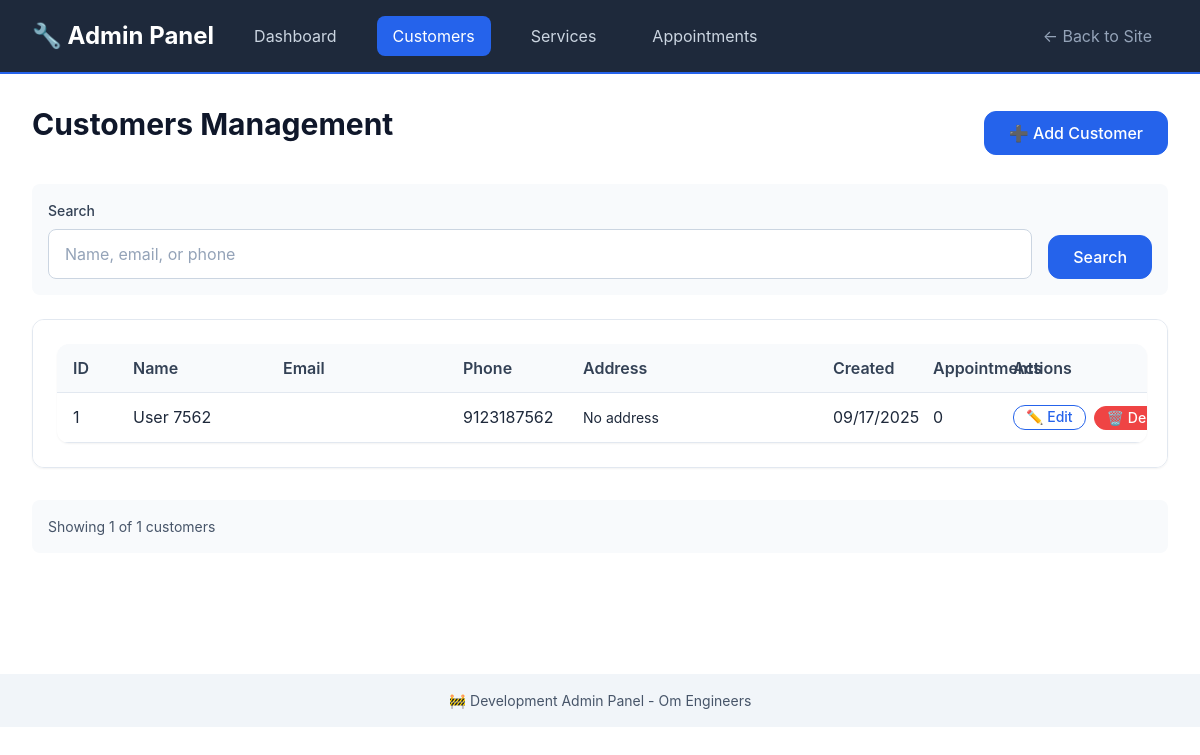
Before: /admin/customers with the older database file.
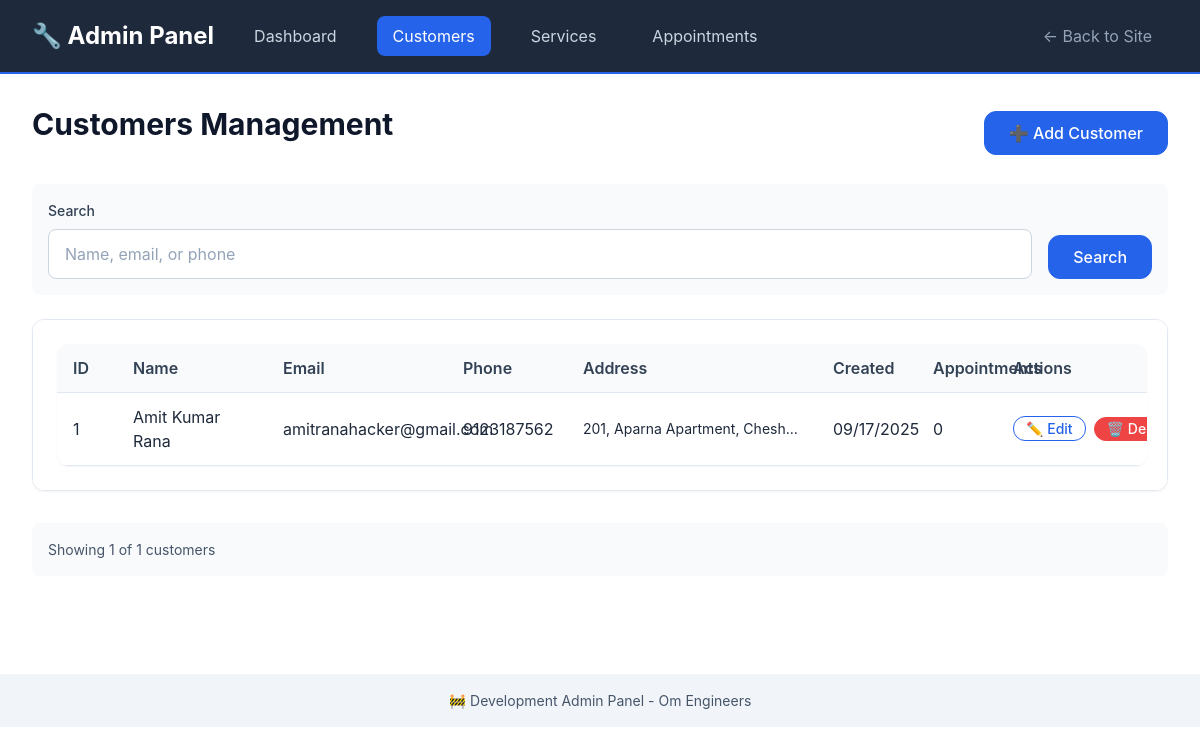
After: the same page with the newer database file.
### models/customer_db.py (models this page shows, shortened)
class Customer(db.Model):
    __tablename__ = 'customers'
    id: Mapped[int] = mapped_column(primary_key=True)
    name: Mapped[str] = mapped_column(String(100), nullable=False)
    email: Mapped[str] = mapped_column(String(120), nullable=True, index=True)
    phone: Mapped[str] = mapped_column(String(20), nullable=False, index=True)
    address: Mapped[str] = mapped_column(Text, nullable=True)
    created_at: Mapped[datetime] = mapped_column(DateTime, default=datetime.utcnow)
    updated_at: Mapped[datetime] = mapped_column(DateTime, default=datetime.utcnow, onupdate=datetime.utcnow)
    appointments = db.relationship('Appointment', back_populates='customer', cascade='all, delete-orphan')

### routes/admin.py (the view, shortened to what this page needs)
@admin_bp.route('/customers')
def customers():
    search = request.args.get('search', '')
    page = request.args.get('page', 1, type=int)
    query = Customer.query
    customers = query.order_by(Customer.created_at.desc()).paginate(
        page=page, per_page=20, error_out=False
    )
    return render_template('admin/customers.html', customers=customers, search=search)

### templates/admin/customers.html (shortened to what this page needs)
{% extends "admin/base.html" %}
{% block content %}
<div style="display: flex; justify-content: space-between; align-items: center; margin-bottom: var(--space-6);">
    <h1>Customers Management</h1>
    <a href="{{ url_for('admin.new_customer') }}" class="btn btn-primary">➕ Add Customer</a>
</div>
<div class="filters">
    <form method="GET" style="display: flex; gap: var(--space-4); align-items: end; flex-wrap: wrap; width: 100%;">
        <div style="flex: 1; min-width: 200px;">
            <label for="search" class="form-label">Search</label>
            <input type="text" id="search" name="search" class="form-input"
                   placeholder="Name, email, or phone" value="{{ search }}">
        </div>
        <button type="submit" class="btn btn-primary">Search</button>
    </form>
</div>
{% if customers.items %}
<div class="card">
    <table class="admin-table">
        <thead>
            <tr>
                <th>ID</th>
                <th>Name</th>
                <th>Email</th>
                <th>Phone</th>
                <th>Address</th>
                <th>Created</th>
                <th>Appointments</th>
                <th>Actions</th>
            </tr>
        </thead>
        <tbody>
            {% for customer in customers.items %}
            <tr>
                <td>{{ customer.id }}</td>
                <td>{{ customer.name }}</td>
                <td>{{ customer.email }}</td>
                <td>{{ customer.phone }}</td>
                <td class="address-column">
                    <div style="max-width: 250px; overflow: hidden; text-overflow: ellipsis; white-space: nowrap;"
                         title="{{ customer.address or 'No address provided' }}">
                        {{ customer.address or 'No address' }}
                    </div>
                </td>
                <td>{{ customer.created_at.strftime('%m/%d/%Y') }}</td>
                <td>{{ customer.appointments|length }}</td>
                <td>
                    <div style="display: flex; gap: var(--space-2);">
                        <a href="{{ url_for('admin.edit_customer', customer_id=customer.id) }}"
                           class="btn btn-sm btn-outline">✏️ Edit</a>
                        <form method="POST" action="{{ url_for('admin.delete_customer', customer_id=customer.id) }}"
                              style="display: inline;"
                              onsubmit="return confirm('Are you sure you want to delete this customer? This will also delete all their appointments!')">
                            <button type="submit" class="btn btn-sm btn-danger">🗑️ Delete</button>
                        </form>
                    </div>
                </td>
            </tr>
            {% endfor %}
        </tbody>
    </table>
</div>
{% endif %}
<div style="margin-top: var(--space-8); padding: var(--space-4); background: var(--gray-50); border-radius: var(--border-radius);">
    <p style="margin: 0; color: var(--gray-600); font-size: var(--font-size-sm);">
        Showing {{ customers.items|length }} of {{ customers.total }} customers
    </p>
</div>
{% endblock %}

Changed rows visible on the page:
changed Customer id 1: name "User 7562" → "Amit Kumar Rana"; email (not shown) → "amitranahacker@gmail.com"; address "No address" → "201, Aparna Apartment, Chesh…"
